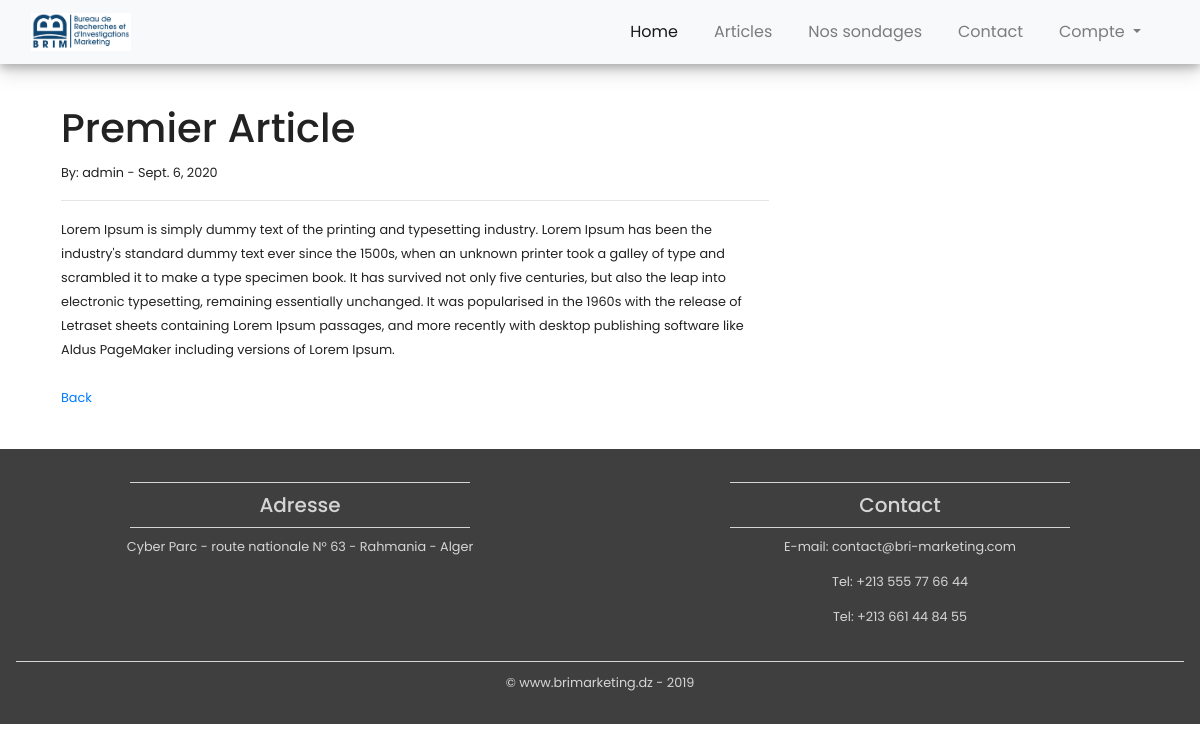
/blog/article/1, run on the app's committed database.
### blog/models.py (models this page shows, shortened)
class Article(models.Model):
	title = models.CharField(max_length=255)
	author = models.ForeignKey("auth.User", limit_choices_to={'groups__name': "Admin"}, on_delete=models.CASCADE)
	body = models.TextField()
	date_pub = models.DateField(auto_now_add = True)

### blog/views.py (the view)
# urls.py: path('article/<int:pk>', ArticleDetailView.as_view(), name="articleDetail"),
class ArticleDetailView(DetailView):
	model = Article
	template_name = 'blog/articleDetail.html'

### templates/blog/articleDetail.html (shortened to what this page needs)
{% extends 'base.html' %}
{% load static %}
{% block content %}
<br>
<div class="container">
	<div class="col-md-8">
	<h1> {{ article.title }}</h1>
	<small>By: {{ article.author }} - {{ article.date_pub}}
		<br/> <hr>
	{{ article.body }}
	<br><br>
	<a href="{% url 'blog:listeArticles' %}">Back</a>
</div>
<br>
</div>
{% endblock %}

### static/style.css (style rules this page uses)
html, body { height:100%; width:100%; font-family: 'Poppins', sans-serif; color: #222; }
body { margin: 0; padding: 0; position: absolute; }
[class*="col-"] { padding: 1rem; }
* { box-sizing: border-box; }

### data on the page
Article: title "Premier Article", author "admin", date_pub "Sept. 6, 2020", body "Lorem Ipsum is simply dummy text of the printing and typesetting industry. Lorem Ipsum has been the industry's standard dummy text ever since the 1500s, when an unknown printer took a galley of type and scrambled it to make a type specimen book. It has survived not only five centuries, but also the leap into electronic typesetting, remaining essentially unchanged. It was popularised in the 1960s with the release of Letraset sheets containing Lorem Ipsum passages, and more recently with desktop publishing software like Aldus PageMaker including versions of Lorem Ipsum."
